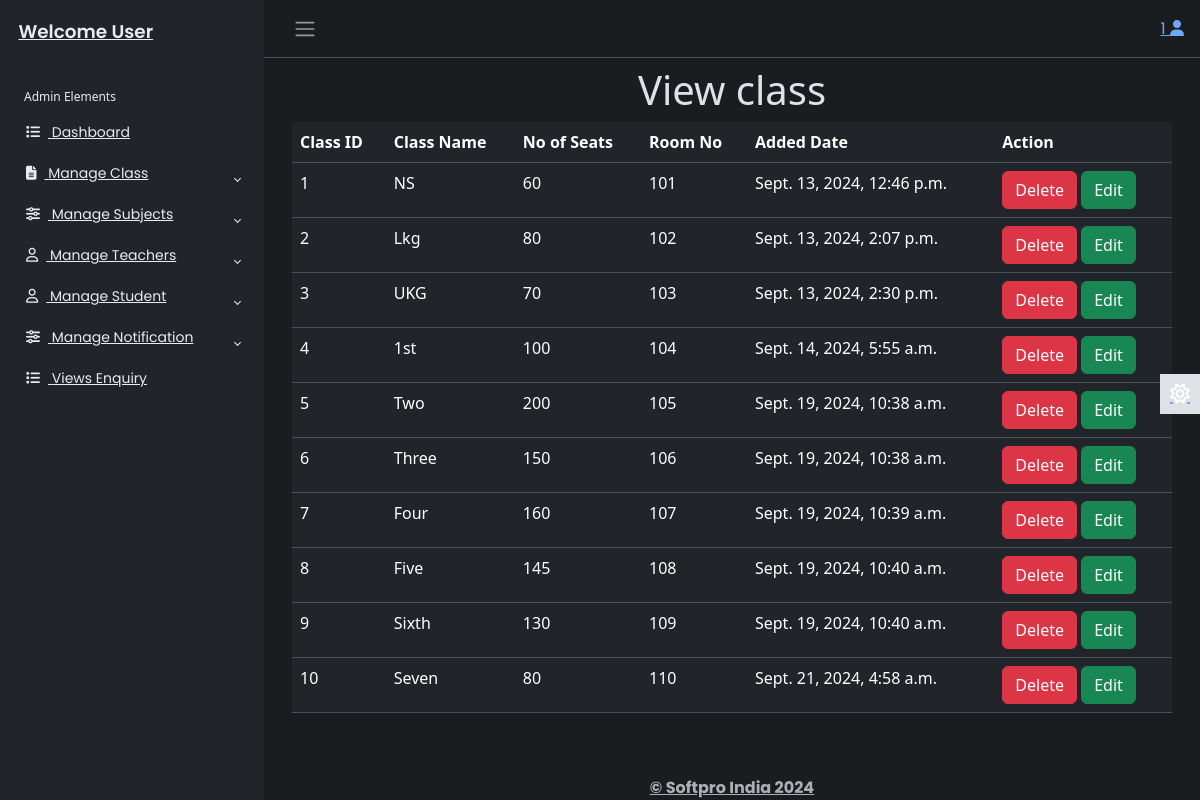
The page /adminapp/viewclass/ (signed in) on the database its author committed.
### adminapp/models.py (models this page shows)
class Classes(models.Model):
    cid=models.IntegerField(primary_key=True,auto_created=True)
    class_name=models.CharField(max_length=30)
    seats=models.IntegerField()
    roomno=models.CharField(max_length=50)
    created_date=models.DateTimeField()

### adminapp/views.py (the view)
# urls.py: path('viewclass/',views.viewclass,name='viewclass'),
@cache_control(no_store=True,no_cache=True,must_revalidate=True)
def viewclass(req):
    try:
         if req.session['adminid']!=None:
             adminid=req.session['adminid']
             cl=Classes.objects.all()
             return render(req,'viewclass.html',{'adminid':adminid,'cl':cl})
    except KeyError:
        return redirect('login')

### adminapp/templates/viewclass.html
{% extends 'adminbase.html' %}
{% load static %}
{% block admin %}
<div class="row">
    <div class="col-sm-12">
        <h1 class="text-center">View class</h1>
        <table class="table">
            <tr>
                <th>Class ID</th>
                <th>Class Name</th>
                <th>No of Seats</th>
                <th>Room No</th>
                <th>Added Date</th>
                <th>Action</th>
            </tr>
            {% for c in cl %}
            <tr>
                <td>{{c.cid}}</td>
                <td>{{c.class_name}}</td>
                <td>{{c.seats}}</td>
                <td>{{c.roomno}}</td>
                <td>{{c.created_date}}</td>
                <td>
                    <a href="#" class="btn btn-danger">Delete</a>
                    <a href="{% url 'adminapp:editclass' id=c.cid %}" class="btn btn-success">Edit</a>
                </td>
            </tr>
            {% endfor %}
        </table>
    </div>
</div>
{%endblock%}

### adminapp/templates/adminbase.html (shortened to what this page needs)
{% load static %}
<!DOCTYPE html>
<html lang="en" data-bs-theme="dark">
<head>
    <link rel="stylesheet" href="{% static 'css/adminstyle.css' %}">
    <link rel="stylesheet" href="{% static 'css/bootstrap.min.css' %}">
</head>
<body>
    <div class="wrapper">
        <aside id="sidebar" class="js-sidebar">
            <div class="h-100">
                <div class="sidebar-logo">
                    <a href="#">Welcome User</a>
                </div>
                <ul class="sidebar-nav">
                    <li class="sidebar-header">
                        Admin Elements
                    </li>
                    <li class="sidebar-item">
                        <a href="#" class="sidebar-link">
                            <i class="fa-solid fa-list pe-2"></i>
                            Dashboard
                        </a>
                    </li>
                    <li class="sidebar-item">
                        <a href="#" class="sidebar-link collapsed" data-bs-target="#pages" data-bs-toggle="collapse"
                            aria-expanded="false"><i class="fa-solid fa-file-lines pe-2"></i>
                            Manage Class
                        </a>
                    </li>
                    <li class="sidebar-item">
                        <a href="#" class="sidebar-link collapsed" data-bs-target="#posts" data-bs-toggle="collapse"
                            aria-expanded="false"><i class="fa-solid fa-sliders pe-2"></i>
                            Manage Subjects
                        </a>
                    </li>
                    <li class="sidebar-item">
                        <a href="#" class="sidebar-link collapsed" data-bs-target="#auth" data-bs-toggle="collapse"
                            aria-expanded="false"><i class="fa-regular fa-user pe-2"></i>
                            Manage Teachers
                        </a>
                    </li>
                    <a href="#" class="sidebar-link collapsed" data-bs-target="#auth" data-bs-toggle="collapse"
                        aria-expanded="false"><i class="fa-regular fa-user pe-2"></i>
                        Manage Student
                    </a>
                        <a href="#" class="sidebar-link collapsed" data-bs-target="#noti" data-bs-toggle="collapse"
                            aria-expanded="false"><i class="fa-solid fa-sliders pe-2"></i>
                             Manage Notification
                        </a>
                    <a href="{% url 'adminapp:viewenquiry' %}" class="sidebar-link">
                        <i class="fa-solid fa-list pe-2"></i>
                        Views Enquiry
                    </a>
                </ul>
            </div>
        </aside>
        <div class="main">
            <nav class="navbar navbar-expand px-3 border-bottom">
                <button class="btn" id="sidebar-toggle" type="button">
                    <span class="navbar-toggler-icon"></span>
                </button>
                <div class="navbar-collapse navbar">
                    <ul class="navbar-nav">
                        <li class="nav-item dropdown">
                            <a href="#" data-bs-toggle="dropdown" class="nav-icon pe-md-0">
                                <span>{{adminid}}</span>
                                <i class="fa-solid fa-user"></i>
                            </a>
                        </li>
                    </ul>
                </div>
            </nav>
            <main class="content px-3 py-2">
                <div class="container-fluid">
                    {% block admin %}
                    {% endblock %}
                </div>
            </main>
            <a href="#" class="theme-toggle">
                <i class="fa-regular fa-sun"></i>
            </a>
            <footer class="footer">
                <div class="container-fluid">
                    <div class="row text-muted">
                        <div class="col-12 text-center">
                            <p class="mb-0">
                                <a href="#" class="text-muted">
                                    <strong>&copy; Softpro India 2024</strong>
                                </a>
                            </p>
                        </div>
                    </div>
                </div>
            </footer>
        </div>
    </div>
</body>
</html>

### adminapp/static/css/adminstyle.css (style rules this page uses)
body { font-family: 'Poppins', sans-serif; font-size: 0.875rem; opacity: 1; overflow-y: scroll; margin: 0; }
a { cursor: pointer; text-decoration: none; font-family: 'Poppins', sans-serif; }
li { list-style: none; }
.wrapper { align-items: stretch; display: flex; width: 100%; }
#sidebar { max-width: 264px; min-width: 264px; background: var(--bs-dark); transition: all 0.35s ease-in-out; }
.main { display: flex; flex-direction: column; min-height: 100vh; min-width: 0; overflow: hidden; transition: all 0.35s ease-in-out; width: 100%; background: var(--bs-dark-bg-subtle); }
.sidebar-logo { padding: 1.15rem; }
.sidebar-logo a { color: #e9ecef; font-size: 1.15rem; font-weight: 600; }
.sidebar-nav { flex-grow: 1; list-style: none; margin-bottom: 0; padding-left: 0; margin-left: 0; }
.sidebar-header { color: #e9ecef; font-size: .75rem; padding: 1.5rem 1.5rem .375rem; }
a.sidebar-link { padding: .625rem 1.625rem; color: #e9ecef; position: relative; display: block; font-size: 0.875rem; }
.sidebar-link[data-bs-toggle="collapse"]::after { border: solid; border-width: 0 .075rem .075rem 0; content: ""; display: inline-block; padding: 2px; position: absolute; right: 1.5rem; top: 1.4rem; transform: rotate(-135deg); transition: all .2s ease-out; }
.sidebar-link[data-bs-toggle="collapse"].collapsed::after { transform: rotate(45deg); transition: all .2s ease-out; }
.navbar-expand .navbar-nav { margin-left: auto; }
.content { flex: 1; max-width: 100vw; width: 100vw; }
@media (min-width:768px) { .content { max-width: auto; width: auto; } }
.theme-toggle { position: fixed; top: 50%; transform: translateY(-65%); text-align: center; z-index: 10; right: 0; left: auto; border: none; background-color: var(--bs-body-color); }
html[data-bs-theme="dark"] .theme-toggle .fa-sun, html[data-bs-theme="light"] .theme-toggle .fa-moon { cursor: pointer; padding: 10px; display: block; font-size: 1.25rem; color: #FFF; }

### rows shown on the page
Classes: cid "1", class_name "NS", seats "60", roomno "101", created_date "Sept. 13, 2024, 12:46 p.m."
Classes: cid "2", class_name "Lkg", seats "80", roomno "102", created_date "Sept. 13, 2024, 2:07 p.m."
Classes: cid "3", class_name "UKG", seats "70", roomno "103", created_date "Sept. 13, 2024, 2:30 p.m."
Classes: cid "4", class_name "1st", seats "100", roomno "104", created_date "Sept. 14, 2024, 5:55 a.m."
Classes: cid "5", class_name "Two", seats "200", roomno "105", created_date "Sept. 19, 2024, 10:38 a.m."
Classes: cid "6", class_name "Three", seats "150", roomno "106", created_date "Sept. 19, 2024, 10:38 a.m."
Classes: cid "7", class_name "Four", seats "160", roomno "107", created_date "Sept. 19, 2024, 10:39 a.m."
Classes: cid "8", class_name "Five", seats "145", roomno "108", created_date "Sept. 19, 2024, 10:40 a.m."
Classes: cid "9", class_name "Sixth", seats "130", roomno "109", created_date "Sept. 19, 2024, 10:40 a.m."
Classes: cid "10", class_name "Seven", seats "80", roomno "110", created_date "Sept. 21, 2024, 4:58 a.m."

### other values the page prints
{{ adminid }} "1"
